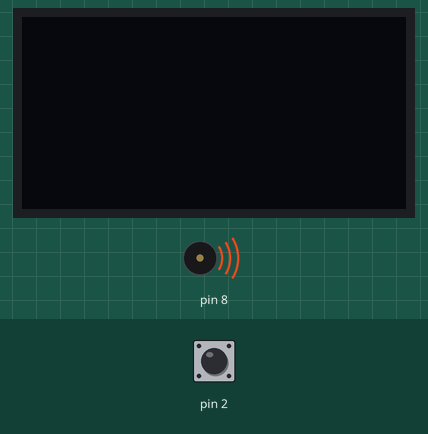
Recording of a sketch running on a simulated Arduino Nano, built with avr-gcc and run on an emulated ATmega328P. Parts: 128×64 one-colour display, buzzer (waves = sounding). Inputs (shaded band) come from the test bench; at power-on: pin 2 HIGH. What the sketch prints to the serial monitor is not drawn.

Above: at 1.2 s.
1.3 s: pin 2 pulled LOW for 0.15 s
2.0 s: pin 2 pulled LOW for 1 s
At 3.1 s:
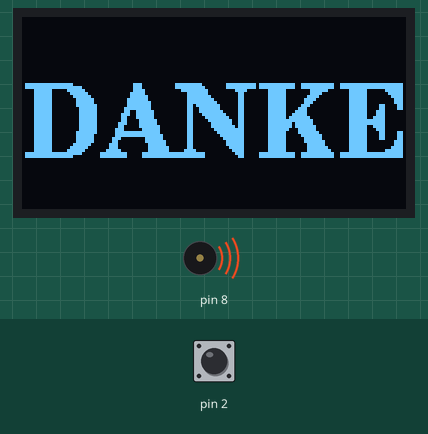
3.6 s: pin 2 pulled LOW for 0.15 s
4.3 s: pin 2 pulled LOW for 1 s
At 7.9 s:
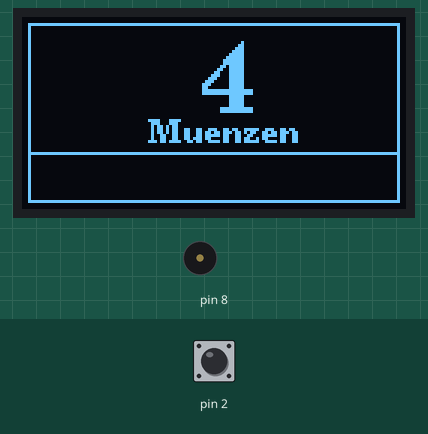
8.9 s: pin 2 pulled LOW for 3.2 s
At 12.0 s:
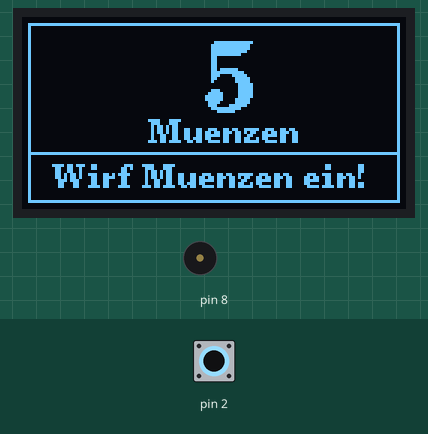
13.6 s: pin 2 driven LOW
At 14.4 s:
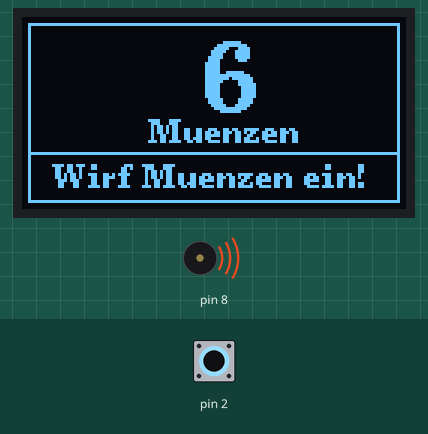
Timing chart, 0 to 16.1 s (numbered marks = the images above; inputs shaded):
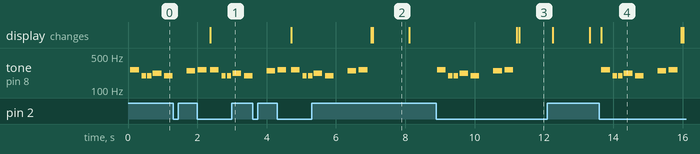

Measured:
- after the input at 8.9 s, tone on pin 8: plays 262 Hz for 0.25 s, 196 Hz for 0.13 s, 196 Hz for 0.13 s, 220 Hz for 0.25 s, 196 Hz for 0.25 s, 247 Hz for 0.25 s … (7 notes in this stretch), starting at once; the display: first changes after 2.3 s (image 3 shows a later state)
- after the input at 13.6 s, tone on pin 8: plays 262 Hz for 0.25 s, 196 Hz for 0.13 s, 196 Hz for 0.13 s, 220 Hz for 0.25 s, 196 Hz for 0.25 s, 247 Hz for 0.25 s … (7 notes in this stretch), starting after 0.06 s; the display: changes after 0.06 s (image 4)
- by itself, tone on pin 8: plays 262 Hz for 0.25 s, 262 Hz for 0.25 s, 196 Hz for 0.13 s, 196 Hz for 0.13 s, 220 Hz for 0.25 s, 196 Hz for 0.25 s … (8 notes in this stretch)
- what the display in image 2 shows lasts 1.0 s, from 7.1 s to 8.1 s

The sketch:

penny_pusher_slave.ino
```cpp
/* Code for slave devices - they are waiting for getting a signal and showing
   grafix / updated per coin lane.
   Attached is a 128x64 lcd (monochrome)
   Code runs on an Arduino Nano (ATMega328P)

   Initial version 0.1
   - show default message
   - wait for an interrupt and display for 2 seconds a different message

   Version 0.2
   - added counter
   - "improved" UI

   Version 0.3
   - added blinking text to insert more coins
   - improved display for up to 9999 coins

   Version 0.4
   - added flashing "Danke" message when coin inserted

   Version 0.5
   - added sound (experimental as it is still blocking code)

*/


#include <U8g2lib.h>


//Musik setup
#define NOTE_B0  31
#define NOTE_C1  33
#define NOTE_CS1 35
#define NOTE_D1  37
#define NOTE_DS1 39
#define NOTE_E1  41
#define NOTE_F1  44
#define NOTE_FS1 46
#define NOTE_G1  49
#define NOTE_GS1 52
#define NOTE_A1  55
#define NOTE_AS1 58
#define NOTE_B1  62
#define NOTE_C2  65
#define NOTE_CS2 69
#define NOTE_D2  73
#define NOTE_DS2 78
#define NOTE_E2  82
#define NOTE_F2  87
#define NOTE_FS2 93
#define NOTE_G2  98
#define NOTE_GS2 104
#define NOTE_A2  110
#define NOTE_AS2 117
#define NOTE_B2  123
#define NOTE_C3  131
#define NOTE_CS3 139
#define NOTE_D3  147
#define NOTE_DS3 156
#define NOTE_E3  165
#define NOTE_F3  175
#define NOTE_FS3 185
#define NOTE_G3  196
#define NOTE_GS3 208
#define NOTE_A3  220
#define NOTE_AS3 233
#define NOTE_B3  247
#define NOTE_C4  262
#define NOTE_CS4 277
#define NOTE_D4  294
#define NOTE_DS4 311
#define NOTE_E4  330
#define NOTE_F4  349
#define NOTE_FS4 370
#define NOTE_G4  392
#define NOTE_GS4 415
#define NOTE_A4  440
#define NOTE_AS4 466
#define NOTE_B4  494
#define NOTE_C5  523
#define NOTE_CS5 554
#define NOTE_D5  587
#define NOTE_DS5 622
#define NOTE_E5  659
#define NOTE_F5  698
#define NOTE_FS5 740
#define NOTE_G5  784
#define NOTE_GS5 831
#define NOTE_A5  880
#define NOTE_AS5 932
#define NOTE_B5  988
#define NOTE_C6  1047
#define NOTE_CS6 1109
#define NOTE_D6  1175
#define NOTE_DS6 1245
#define NOTE_E6  1319
#define NOTE_F6  1397
#define NOTE_FS6 1480
#define NOTE_G6  1568
#define NOTE_GS6 1661
#define NOTE_A6  1760
#define NOTE_AS6 1865
#define NOTE_B6  1976
#define NOTE_C7  2093
#define NOTE_CS7 2217
#define NOTE_D7  2349
#define NOTE_DS7 2489
#define NOTE_E7  2637
#define NOTE_F7  2794
#define NOTE_FS7 2960
#define NOTE_G7  3136
#define NOTE_GS7 3322
#define NOTE_A7  3520
#define NOTE_AS7 3729
#define NOTE_B7  3951
#define NOTE_C8  4186
#define NOTE_CS8 4435
#define NOTE_D8  4699
#define NOTE_DS8 4978

// notes in the melody:
int melody[] = {
  NOTE_C4, NOTE_G3, NOTE_G3, NOTE_A3, NOTE_G3, 0, NOTE_B3, NOTE_C4
};

// note durations: 4 = quarter note, 8 = eighth note, etc.:
int noteDurations[] = {
  4, 8, 8, 4, 4, 4, 4, 4
};


// Initialisiere das Display
U8G2_SH1106_128X64_NONAME_F_HW_I2C u8g2(U8G2_R0, /* reset=*/ U8X8_PIN_NONE);

// Variable zur Verfolgung der Zeit für den Interrupt
unsigned long lastInterruptTime = 0;
unsigned long blinkInterval = 1000;
unsigned long blinkPreviousMillis = 0;
bool blinkState = true;
unsigned int anzahlMuenzen = 0;


void setup() {
  // Initialisiere das Display
  u8g2.begin();
  u8g2.setFont(u8g2_font_ncenB08_tr); // Wähle eine Schriftart


  // Konfiguriere den Interrupt-Pin
  pinMode(2, INPUT_PULLUP);
  attachInterrupt(digitalPinToInterrupt(2), handleInterrupt, FALLING);

  Serial.begin(9600); // Starte die serielle Kommunikation

}

void loop() {
  // Warte 2 Sekunden, wenn der Interrupt ausgelöst wurde
  Serial.println("Loop start");
  if (millis() - lastInterruptTime < 2000) {
    // Zeige den Text "juhu" auf dem Display an
    u8g2.firstPage();
    do {
      drawInsertedCoins();
      playMelody();

    } while (u8g2.nextPage());
  }
  else
  {
    // Zeige den Wartezustand an
    u8g2.firstPage();
    do {
      u8g2.clearBuffer();
      u8g2.setDrawColor(1);
      drawInsertCoins();
      drawCoinText();
      drawCoinCounter();
      drawFrameWaitScreen();
    } while (u8g2.nextPage());
  }

}

// Interrupt-Handler
void handleInterrupt() {
  lastInterruptTime = millis();
  anzahlMuenzen++;
}


// Funtions to handle the default Screen
void drawFrameWaitScreen() {
  u8g2.drawFrame(2, 2, 124, 60);
  u8g2.drawHLine(2, 45, 124);
}

void drawCoinText() {
  u8g2.setFont(u8g2_font_ncenB08_tr);
  u8g2.setCursor(42, 42);
  if (anzahlMuenzen == 1) {
    u8g2.print("Muenze");
  }
  else {
    u8g2.print("Muenzen");
  }
}

void drawCoinCounter() {
  u8g2.setFont(u8g2_font_ncenB24_tr);
  if (anzahlMuenzen < 10) {
    u8g2.setCursor(60, 32);
    u8g2.print(anzahlMuenzen);
  }
  else if (anzahlMuenzen < 100) {
    u8g2.setCursor(50, 32);
    u8g2.print(anzahlMuenzen);
  }
  else if (anzahlMuenzen < 1000) {
    u8g2.setCursor(40, 32);
    u8g2.print(anzahlMuenzen);
  }
  else
  {
    u8g2.setCursor(30, 32);
    u8g2.print(anzahlMuenzen);
  }
}

void drawInsertCoins() {
  unsigned long blinkCurrentMillis = millis();
  if (blinkCurrentMillis - blinkPreviousMillis >= blinkInterval) {

    blinkPreviousMillis = blinkCurrentMillis;
    blinkState = !blinkState;
  }

  if (blinkState == true) {     //schreibe den Text nur, falls blinkState erfüllt ist
    u8g2.setFont(u8g2_font_ncenB08_tr);
    u8g2.setCursor(10, 57);
    u8g2.print("Wirf Muenzen ein!");
  }
}

void drawInsertedCoins() {
  unsigned long blinkCurrentMillis = millis();
  if (blinkCurrentMillis - blinkPreviousMillis >= 100) {

    blinkPreviousMillis = blinkCurrentMillis;
    blinkState = !blinkState;
  }

  if (blinkState == true) {     //schreibe den Text nur, falls blinkState erfüllt ist
    u8g2.setFont(u8g2_font_ncenB24_tr);
    u8g2.setDrawColor(1);
    u8g2.setCursor(0, 47);
    u8g2.print("DANKE");
  }
  else
  {
    u8g2.setDrawColor(1);
    u8g2.drawBox(0, 0, 128, 64);
  }
}

void playMelody() {
  // iterate over the notes of the melody:
  for (int thisNote = 0; thisNote < 8; thisNote++) {

    // to calculate the note duration, take one second divided by the note type.
    //e.g. quarter note = 1000 / 4, eighth note = 1000/8, etc.
    int noteDuration = 1000 / noteDurations[thisNote];
    tone(8, melody[thisNote], noteDuration);

    // to distinguish the notes, set a minimum time between them.
    // the note's duration + 30% seems to work well:
    int pauseBetweenNotes = noteDuration * 1.30;
    delay(pauseBetweenNotes);
    // stop the tone playing:
    noTone(8);
  }
}
```
